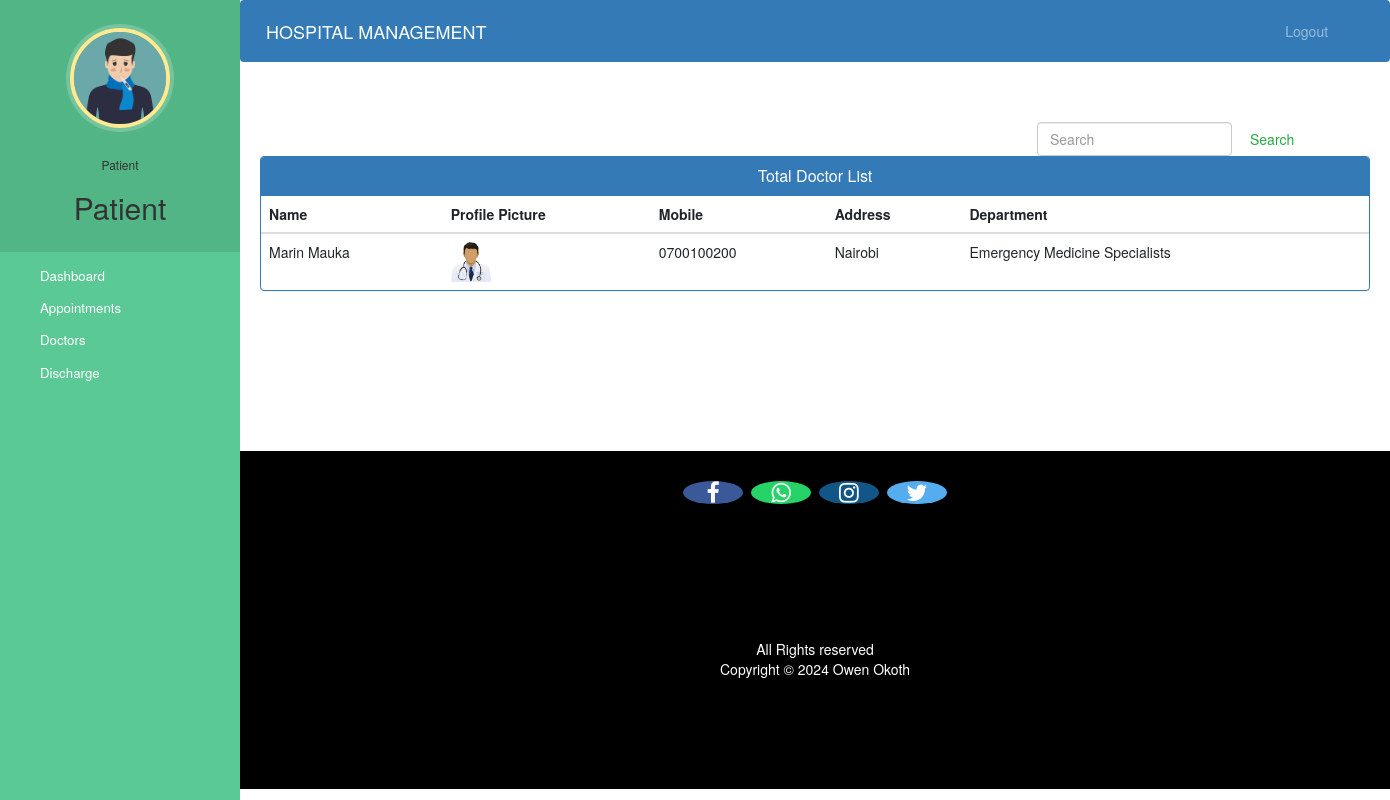
Screenshot of /patient-view-doctor (signed in) with the database file from the repository.
### hospital/models.py (models this page shows, shortened)
class Patient(models.Model):
    user=models.OneToOneField(User,on_delete=models.CASCADE)
    profile_pic= models.ImageField(upload_to='profile_pic/PatientProfilePic/',null=True,blank=True)
    address = models.CharField(max_length=40)
    mobile = models.CharField(max_length=20,null=False)
    symptoms = models.CharField(max_length=100,null=False)
    assignedDoctorId = models.PositiveIntegerField(null=True)
    admitDate=models.DateField(auto_now=True)
    status=models.BooleanField(default=False)

class Doctor(models.Model):
    user=models.OneToOneField(User,on_delete=models.CASCADE)
    profile_pic= models.ImageField(upload_to='profile_pic/DoctorProfilePic/',null=True,blank=True)
    address = models.CharField(max_length=40)
    mobile = models.CharField(max_length=20,null=True)
    department= models.CharField(max_length=50,choices=departments,default='Cardiologist')
    status=models.BooleanField(default=False)
    @property
    def get_name(self):
        return self.user.first_name+" "+self.user.last_name

### hospital/views.py (the view)
# urls.py: path('patient-view-doctor', views.patient_view_doctor_view,name='patient-view-doctor'),
def patient_view_doctor_view(request):
    doctors=models.Doctor.objects.all().filter(status=True)
    patient=models.Patient.objects.get(user_id=request.user.id) #for profile picture of patient in sidebar
    return render(request,'hospital/patient_view_doctor.html',{'patient':patient,'doctors':doctors})

### templates/hospital/patient_view_doctor.html (shortened to what this page needs)
{% extends 'hospital/patient_base.html' %}
{% block content %}
{%load static%}
<head>
  <link href="//netdna.bootstrapcdn.com/bootstrap/3.0.0/css/bootstrap.min.css" rel="stylesheet" id="bootstrap-css">
</head>
<div class="container">
    <form  action="/searchdoctor" method="get" style="margin-left:70%;" class="form-inline my-2 my-lg-0">
      <input class="form-control mr-sm-2" type="search" placeholder="Search" name="query" id="query" aria-label="Search">
      <button class="btn btn-outline-success my-2 my-sm-0" type="submit">Search</button>
    </form>
  {% if doctors %}
  <div class="panel panel-primary">
    <div class="panel-heading">
      <h6 class="panel-title"> Total Doctor List</h6>
    </div>
    <table class="table table-hover" id="dev-table">
        <thead>
          <tr>
            <th>Name</th>
            <th>Profile Picture</th>
            <th>Mobile</th>
            <th>Address</th>
            <th>Department</th>
          </tr>
        </thead>
        {% for d in doctors %}
        <tr>
          <td> {{d.get_name}}</td>
          <td> <img src="{% static d.profile_pic.url %}" alt="Profile Pic" height="40px" width="40px" /></td>
          <td>{{d.mobile}}</td>
          <td>{{d.address}}</td>
          <td>{{d.department}}</td>
        </tr>
        {% endfor %}
      </table>
  </div>
  {%else%}
  <br><br><br>
  <h4 style="text-align: center;color: red;">No Doctor Found !!!</h4>
  {% endif %}
</div>
{% endblock content %}

### templates/hospital/patient_base.html (shortened to what this page needs)
<!DOCTYPE html>
{% load static %}
<html lang="en">
<head>
  <link rel="stylesheet" href="https://stackpath.bootstrapcdn.com/bootstrap/4.3.1/css/bootstrap.min.css">
  <link rel="stylesheet" href="https://maxcdn.bootstrapcdn.com/font-awesome/4.7.0/css/font-awesome.min.css">
</head>
<body>
  <nav class="menu" tabindex="0">
    <header class="avatar">
      <img src="{% static patient.profile_pic.url %}" alt="Profile Pic" />
      <br><br>
      <h6>Patient</h6>
      <h2>{{request.user.first_name}}</h2>
    </header>
    <ul>
      <li tabindex="0" class="icon-dashboard"> <a style="color:white; text-decoration:none;" href="/patient-dashboard"><span>Dashboard</span></a> </li>
      <li tabindex="0" class="icon-calendar"> <a style="color:white; text-decoration:none;" href="/patient-appointment"><span>Appointments</span></a></li>
      <li tabindex="0" class="icon-users"> <a style="color:white; text-decoration:none;" href="/patient-view-doctor"><span>Doctors</span></a></li>
      <li tabindex="0" class="icon-users"> <a style="color:white; text-decoration:none;" href="/patient-discharge"><span>Discharge</span></a></li>
    </ul>
  </nav>
  <main>
    <div class="bs-example">
      <nav class="navbar navbar-expand-md  navbar-dark fixed-top" style="background:#337AB7;">
        <a href="/patient-dashboard" class="navbar-brand">HOSPITAL MANAGEMENT</a>
        <div class="collapse navbar-collapse justify-content-between" id="navbarCollapse">
          <div class="navbar-nav" style=" margin-left: 90%;">
            <a href="/logout" class="nav-item nav-link">Logout</a>
          </div>
        </div>
      </nav>
    </div>
    <br><br>
    {% block content %}
    {% endblock content %}
    <br><br><br><br><br><br><br>
    <footer>
      <p>
        <a href="#" class="fa fa-facebook"></a>
        <a href="#" class="fa fa-whatsapp"></a>
        <a href="#" class="fa fa-instagram"></a>
        <a href="#" class="fa fa-twitter"></a>
      </p>
      <br>
      <div class="container">
        <div class="row">
          <div class="col-md-12 col-sm-12">
            <div style="color:#ffffff;" class="wow fadeInUp footer-copyright">
              <p>All Rights reserved <br>
                Copyright &copy; 2024 Owen Okoth </p>
            </div>
          </div>
        </div>
      </div>
    </footer>
  </main>
</body>
</html>

### templates/hospital/patient_base.html (style rules this page uses)
a:link { text-decoration: none; }
a { color: white; }
footer { padding: 0px 0px 0px 0px; background-color: black; margin: 0px; }
.fa { font-size: 23px; width: 60px; text-align: center; text-decoration: none; margin: 5px 2px; border-radius: 50%; }
.fa-facebook { background: #3B5998; color: white; margin-top: 30px; }
.fa-whatsapp { background: #25d366; color: white; }
.fa-twitter { background: #55ACEE; color: white; }
.fa-instagram { background: #125688; color: white; }
p { text-align: center; }
body { padding-left: 240px; }
main { position: relative; height: 100vh; }
.menu { background: #5bc995; height: 100vh; width: 240px; position: fixed; top: 0px; left: 0; z-index: 5; outline: none; }
.menu .avatar { background: rgba(0, 0, 0, 0.1); padding: 2em 0.5em; text-align: center; }
.menu .avatar img { width: 100px; border-radius: 50%; overflow: hidden; border: 4px solid #ffea92; box-shadow: 0 0 0 4px rgba(255, 255, 255, 0.2); }
.menu .avatar h2 { font-weight: normal; margin-bottom: 0; }
.menu ul { list-style: none; padding: 0.5em 0; margin: 0; }
.menu ul li { padding: 0.5em 1em 0.5em 3em; font-size: 0.95em; font-weight: regular; background-repeat: no-repeat; background-position: left 15px center; background-size: auto 20px; transition: all 0.15s linear; cursor: pointer; }
.menu ul li.icon-dashboard { background-image: url("http://www.entypo.com/images//gauge.svg"); }
.menu ul li.icon-users { background-image: url("http://www.entypo.com/images//users.svg"); }
.menu ul li.icon-calendar { background-image: url("http://www.entypo.com/images//calendar.svg"); }

### templates/hospital/patient_view_doctor.html (style rules this page uses)
a:link { text-decoration: none; }
h6 { text-align: center; }
.row { margin: 100px; }

### rows the page displays
Patient: profile_pic (picture)
Doctor: get_name "Marin Mauka", profile_pic (picture), mobile "0700100200", address "Nairobi", department "Emergency Medicine Specialists"

### other values shown
{{ request.user.first_name }} "Patient"
